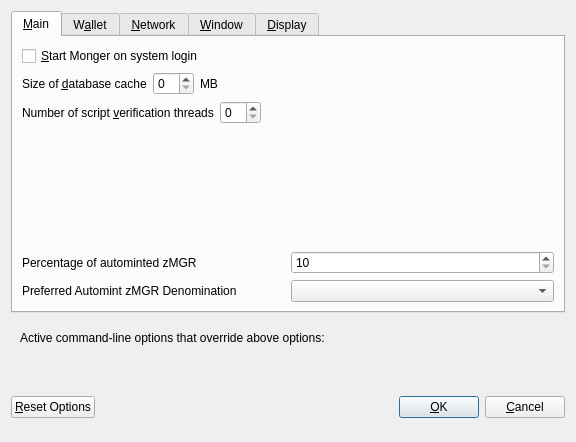
<?xml version="1.0" encoding="UTF-8"?>
<ui version="4.0">
 <class>OptionsDialog</class>
 <widget class="QDialog" name="OptionsDialog">
  <property name="geometry">
   <rect>
    <x>0</x>
    <y>0</y>
    <width>576</width>
    <height>442</height>
   </rect>
  </property>
  <property name="windowTitle">
   <string>Options</string>
  </property>
  <property name="modal">
   <bool>true</bool>
  </property>
  <layout class="QVBoxLayout" name="verticalLayout">
   <item>
    <widget class="QTabWidget" name="tabWidget">
     <property name="currentIndex">
      <number>0</number>
     </property>
     <widget class="QWidget" name="tabMain">
      <attribute name="title">
       <string>&amp;Main</string>
      </attribute>
      <layout class="QVBoxLayout" name="verticalLayout_Main">
       <item>
        <widget class="QCheckBox" name="bitcoinAtStartup">
         <property name="toolTip">
          <string>Automatically start Monger after logging in to the system.</string>
         </property>
         <property name="text">
          <string>&amp;Start Monger on system login</string>
         </property>
        </widget>
       </item>
       <item>
        <layout class="QHBoxLayout" name="horizontalLayout_2_Main">
         <item>
          <widget class="QLabel" name="databaseCacheLabel">
           <property name="text">
            <string>Size of &amp;database cache</string>
           </property>
           <property name="textFormat">
            <enum>Qt::PlainText</enum>
           </property>
           <property name="buddy">
            <cstring>databaseCache</cstring>
           </property>
          </widget>
         </item>
         <item>
          <widget class="QSpinBox" name="databaseCache"/>
         </item>
         <item>
          <widget class="QLabel" name="databaseCacheUnitLabel">
           <property name="text">
            <string>MB</string>
           </property>
           <property name="textFormat">
            <enum>Qt::PlainText</enum>
           </property>
          </widget>
         </item>
         <item>
          <spacer name="horizontalSpacer_2_Main">
           <property name="orientation">
            <enum>Qt::Horizontal</enum>
           </property>
           <property name="sizeHint" stdset="0">
            <size>
             <width>40</width>
             <height>20</height>
            </size>
           </property>
          </spacer>
         </item>
        </layout>
       </item>
       <item>
        <layout class="QHBoxLayout" name="horizontalLayout_3_Main">
         <item>
          <widget class="QLabel" name="threadsScriptVerifLabel">
           <property name="text">
            <string>Number of script &amp;verification threads</string>
           </property>
           <property name="textFormat">
            <enum>Qt::PlainText</enum>
           </property>
           <property name="buddy">
            <cstring>threadsScriptVerif</cstring>
           </property>
          </widget>
         </item>
         <item>
          <widget class="QSpinBox" name="threadsScriptVerif">
           <property name="toolTip">
            <string>(0 = auto, &lt;0 = leave that many cores free)</string>
           </property>
          </widget>
         </item>
         <item>
          <spacer name="horizontalSpacer_3_Main">
           <property name="orientation">
            <enum>Qt::Horizontal</enum>
           </property>
           <property name="sizeHint" stdset="0">
            <size>
             <width>40</width>
             <height>20</height>
            </size>
           </property>
          </spacer>
         </item>
        </layout>
       </item>
       <item>
        <spacer name="verticalSpacer_2">
         <property name="orientation">
          <enum>Qt::Vertical</enum>
         </property>
         <property name="sizeHint" stdset="0">
          <size>
           <width>20</width>
           <height>40</height>
          </size>
         </property>
        </spacer>
       </item>
       <item>
        <layout class="QHBoxLayout" name="horizontalLayout_3">
         <item>
          <widget class="QLabel" name="percentage_label">
           <property name="toolTip">
            <string>Percentage of incoming MGR which get automatically converted to zMGR via Zerocoin Protocol (min: 10%)</string>
           </property>
           <property name="text">
            <string>Percentage of autominted zMGR</string>
           </property>
          </widget>
         </item>
         <item>
          <widget class="QSpinBox" name="zeromintPercentage">
           <property name="minimum">
            <number>10</number>
           </property>
           <property name="maximum">
            <number>100</number>
           </property>
          </widget>
         </item>
        </layout>
       </item>
       <item>
        <layout class="QHBoxLayout" name="horizontalLayout" stretch="0,0">
         <property name="sizeConstraint">
          <enum>QLayout::SetFixedSize</enum>
         </property>
         <item>
          <widget class="QLabel" name="labelPreferredDenom">
           <property name="maximumSize">
            <size>
             <width>16777215</width>
             <height>16777215</height>
            </size>
           </property>
           <property name="toolTip">
            <string>Wait with automatic conversion to Zerocoin until enough MGR for this denomination is available</string>
           </property>
           <property name="text">
            <string>Preferred Automint zMGR Denomination</string>
           </property>
          </widget>
         </item>
         <item>
          <widget class="QComboBox" name="preferredDenom">
           <property name="maximumSize">
            <size>
             <width>16777215</width>
             <height>27</height>
            </size>
           </property>
           <property name="toolTip">
            <string>Wait with automatic conversion to Zerocoin until enough MGR for this denomination is available</string>
           </property>
           <property name="maxVisibleItems">
            <number>9</number>
           </property>
           <property name="maxCount">
            <number>9</number>
           </property>
          </widget>
         </item>
        </layout>
       </item>
      </layout>
     </widget>
     <widget class="QWidget" name="tabWallet">
      <attribute name="title">
       <string>W&amp;allet</string>
      </attribute>
      <layout class="QVBoxLayout" name="verticalLayout_Wallet">
       <item>
        <widget class="QGroupBox" name="groupBox">
         <property name="title">
          <string>Expert</string>
         </property>
         <layout class="QVBoxLayout" name="verticalLayout_2">
          <item>
           <widget class="QCheckBox" name="coinControlFeatures">
            <property name="toolTip">
             <string>Whether to show coin control features or not.</string>
            </property>
            <property name="text">
             <string>Enable coin &amp;control features</string>
            </property>
           </widget>
          </item>
          <item>
           <widget class="QCheckBox" name="showMasternodesTab">
            <property name="toolTip">
             <string>Show additional tab listing all your masternodes in first sub-tab&lt;br/&gt;and all masternodes on the network in second sub-tab.</string>
            </property>
            <property name="text">
             <string>Show Masternodes Tab</string>
            </property>
           </widget>
          </item>
          <item>
           <widget class="QCheckBox" name="spendZeroConfChange">
            <property name="toolTip">
             <string>If you disable the spending of unconfirmed change, the change from a transaction&lt;br/&gt;cannot be used until that transaction has at least one confirmation.&lt;br/&gt;This also affects how your balance is computed.</string>
            </property>
            <property name="text">
             <string>&amp;Spend unconfirmed change</string>
            </property>
           </widget>
          </item>
         </layout>
        </widget>
       </item>
       <item>
        <spacer name="verticalSpacer_Wallet">
         <property name="orientation">
          <enum>Qt::Vertical</enum>
         </property>
         <property name="sizeHint" stdset="0">
          <size>
           <width>20</width>
           <height>40</height>
          </size>
         </property>
        </spacer>
       </item>
      </layout>
     </widget>
     <widget class="QWidget" name="tabNetwork">
      <attribute name="title">
       <string>&amp;Network</string>
      </attribute>
      <layout class="QVBoxLayout" name="verticalLayout_Network">
       <item>
        <widget class="QCheckBox" name="mapPortUpnp">
         <property name="toolTip">
          <string>Automatically open the Monger client port on the router. This only works when your router supports UPnP and it is enabled.</string>
         </property>
         <property name="text">
          <string>Map port using &amp;UPnP</string>
         </property>
        </widget>
       </item>
       <item>
        <widget class="QCheckBox" name="allowIncoming">
         <property name="toolTip">
          <string>Accept connections from outside</string>
         </property>
         <property name="text">
          <string>Allow incoming connections</string>
         </property>
        </widget>
       </item>
       <item>
        <widget class="QCheckBox" name="connectSocks">
         <property name="toolTip">
          <string>Connect to the Monger network through a SOCKS5 proxy.</string>
         </property>
         <property name="text">
          <string>&amp;Connect through SOCKS5 proxy (default proxy):</string>
         </property>
        </widget>
       </item>
       <item>
        <layout class="QHBoxLayout" name="horizontalLayout_1_Network">
         <item>
          <widget class="QLabel" name="proxyIpLabel">
           <property name="text">
            <string>Proxy &amp;IP:</string>
           </property>
           <property name="textFormat">
            <enum>Qt::PlainText</enum>
           </property>
           <property name="buddy">
            <cstring>proxyIp</cstring>
           </property>
          </widget>
         </item>
         <item>
          <widget class="QValidatedLineEdit" name="proxyIp">
           <property name="minimumSize">
            <size>
             <width>140</width>
             <height>0</height>
            </size>
           </property>
           <property name="maximumSize">
            <size>
             <width>140</width>
             <height>16777215</height>
            </size>
           </property>
           <property name="toolTip">
            <string>IP address of the proxy (e.g. IPv4: 127.0.0.1 / IPv6: ::1)</string>
           </property>
          </widget>
         </item>
         <item>
          <widget class="QLabel" name="proxyPortLabel">
           <property name="text">
            <string>&amp;Port:</string>
           </property>
           <property name="textFormat">
            <enum>Qt::PlainText</enum>
           </property>
           <property name="buddy">
            <cstring>proxyPort</cstring>
           </property>
          </widget>
         </item>
         <item>
          <widget class="QLineEdit" name="proxyPort">
           <property name="minimumSize">
            <size>
             <width>55</width>
             <height>0</height>
            </size>
           </property>
           <property name="maximumSize">
            <size>
             <width>55</width>
             <height>16777215</height>
            </size>
           </property>
           <property name="toolTip">
            <string>Port of the proxy (e.g. 9050)</string>
           </property>
          </widget>
         </item>
         <item>
          <spacer name="horizontalSpacer_1_Network">
           <property name="orientation">
            <enum>Qt::Horizontal</enum>
           </property>
           <property name="sizeHint" stdset="0">
            <size>
             <width>40</width>
             <height>20</height>
            </size>
           </property>
          </spacer>
         </item>
        </layout>
       </item>
       <item>
        <spacer name="verticalSpacer_Network">
         <property name="orientation">
          <enum>Qt::Vertical</enum>
         </property>
         <property name="sizeHint" stdset="0">
          <size>
           <width>20</width>
           <height>40</height>
          </size>
         </property>
        </spacer>
       </item>
      </layout>
     </widget>
     <widget class="QWidget" name="tabWindow">
      <attribute name="title">
       <string>&amp;Window</string>
      </attribute>
      <layout class="QVBoxLayout" name="verticalLayout_Window">
       <item>
        <widget class="QCheckBox" name="minimizeToTray">
         <property name="toolTip">
          <string>Show only a tray icon after minimizing the window.</string>
         </property>
         <property name="text">
          <string>&amp;Minimize to the tray instead of the taskbar</string>
         </property>
        </widget>
       </item>
       <item>
        <widget class="QCheckBox" name="minimizeOnClose">
         <property name="toolTip">
          <string>Minimize instead of exit the application when the window is closed. When this option is enabled, the application will be closed only after selecting Quit in the menu.</string>
         </property>
         <property name="text">
          <string>M&amp;inimize on close</string>
         </property>
        </widget>
       </item>
       <item>
        <spacer name="verticalSpacer_Window">
         <property name="orientation">
          <enum>Qt::Vertical</enum>
         </property>
         <property name="sizeHint" stdset="0">
          <size>
           <width>20</width>
           <height>40</height>
          </size>
         </property>
        </spacer>
       </item>
      </layout>
     </widget>
     <widget class="QWidget" name="tabDisplay">
      <attribute name="title">
       <string>&amp;Display</string>
      </attribute>
      <layout class="QVBoxLayout" name="verticalLayout_Display">
       <item>
        <layout class="QHBoxLayout" name="horizontalLayout_1_Display">
         <item>
          <widget class="QLabel" name="langLabel">
           <property name="text">
            <string>User Interface &amp;language:</string>
           </property>
           <property name="textFormat">
            <enum>Qt::PlainText</enum>
           </property>
           <property name="buddy">
            <cstring>lang</cstring>
           </property>
          </widget>
         </item>
         <item>
          <widget class="QValueComboBox" name="lang">
           <property name="toolTip">
            <string>The user interface language can be set here. This setting will take effect after restarting Monger.</string>
           </property>
          </widget>
         </item>
        </layout>
       </item>
       <item>
        <widget class="QLabel" name="label_3">
         <property name="toolTip">
          <string notr="true"/>
         </property>
         <property name="statusTip">
          <string notr="true"/>
         </property>
         <property name="whatsThis">
          <string notr="true"/>
         </property>
         <property name="accessibleName">
          <string notr="true"/>
         </property>
         <property name="text">
          <string>Language missing or translation incomplete? Help contributing translations here:
https://www.transifex.com/Monger-project/Monger-project-translations</string>
         </property>
         <property name="wordWrap">
          <bool>true</bool>
         </property>
         <property name="openExternalLinks">
          <bool>true</bool>
         </property>
         <property name="textInteractionFlags">
          <set>Qt::TextBrowserInteraction</set>
         </property>
        </widget>
       </item>
       <item>
        <layout class="QHBoxLayout" name="horizontalLayout_4_Display" stretch="0,0">
         <item>
          <widget class="QLabel" name="themeLabel">
           <property name="text">
            <string>User Interface Theme:</string>
           </property>
          </widget>
         </item>
         <item>
          <widget class="QValueComboBox" name="theme"/>
         </item>
        </layout>
       </item>
       <item>
        <widget class="Line" name="line">
         <property name="orientation">
          <enum>Qt::Horizontal</enum>
         </property>
        </widget>
       </item>
       <item>
        <layout class="QHBoxLayout" name="horizontalLayout_2_Display">
         <item>
          <widget class="QLabel" name="unitLabel">
           <property name="text">
            <string>&amp;Unit to show amounts in:</string>
           </property>
           <property name="textFormat">
            <enum>Qt::PlainText</enum>
           </property>
           <property name="buddy">
            <cstring>unit</cstring>
           </property>
          </widget>
         </item>
         <item>
          <widget class="QValueComboBox" name="unit">
           <property name="toolTip">
            <string>Choose the default subdivision unit to show in the interface and when sending coins.</string>
           </property>
          </widget>
         </item>
        </layout>
       </item>
       <item>
        <layout class="QHBoxLayout" name="horizontalLayout_5_Display">
         <item>
          <widget class="QLabel" name="digitsLabel">
           <property name="text">
            <string>Decimal digits</string>
           </property>
          </widget>
         </item>
         <item>
          <widget class="QValueComboBox" name="digits"/>
         </item>
        </layout>
       </item>
       <item>
        <layout class="QHBoxLayout" name="horizontalLayout_3_Display">
         <item>
          <widget class="QLabel" name="thirdPartyTxUrlsLabel">
           <property name="toolTip">
            <string>Third party URLs (e.g. a block explorer) that appear in the transactions tab as context menu items. %s in the URL is replaced by transaction hash. Multiple URLs are separated by vertical bar |.</string>
           </property>
           <property name="text">
            <string>Third party transaction URLs</string>
           </property>
           <property name="buddy">
            <cstring>thirdPartyTxUrls</cstring>
           </property>
          </widget>
         </item>
         <item>
          <widget class="QLineEdit" name="thirdPartyTxUrls">
           <property name="toolTip">
            <string>Third party URLs (e.g. a block explorer) that appear in the transactions tab as context menu items. %s in the URL is replaced by transaction hash. Multiple URLs are separated by vertical bar |.</string>
           </property>
          </widget>
         </item>
        </layout>
       </item>
       <item>
        <spacer name="verticalSpacer">
         <property name="orientation">
          <enum>Qt::Vertical</enum>
         </property>
         <property name="sizeHint" stdset="0">
          <size>
           <width>20</width>
           <height>40</height>
          </size>
         </property>
        </spacer>
       </item>
      </layout>
     </widget>
    </widget>
   </item>
   <item>
    <widget class="QFrame" name="frame">
     <layout class="QVBoxLayout" name="verticalLayout_Bottom">
      <item>
       <layout class="QHBoxLayout" name="horizontalLayout_Bottom">
        <item>
         <widget class="QLabel" name="overriddenByCommandLineInfoLabel">
          <property name="text">
           <string>Active command-line options that override above options:</string>
          </property>
          <property name="textFormat">
           <enum>Qt::PlainText</enum>
          </property>
         </widget>
        </item>
        <item>
         <spacer name="horizontalSpacer_Bottom">
          <property name="orientation">
           <enum>Qt::Horizontal</enum>
          </property>
          <property name="sizeHint" stdset="0">
           <size>
            <width>40</width>
            <height>20</height>
           </size>
          </property>
         </spacer>
        </item>
       </layout>
      </item>
      <item>
       <widget class="QLabel" name="overriddenByCommandLineLabel">
        <property name="text">
         <string/>
        </property>
        <property name="textFormat">
         <enum>Qt::PlainText</enum>
        </property>
        <property name="wordWrap">
         <bool>true</bool>
        </property>
       </widget>
      </item>
     </layout>
    </widget>
   </item>
   <item>
    <layout class="QHBoxLayout" name="horizontalLayout_Buttons">
     <item>
      <widget class="QPushButton" name="resetButton">
       <property name="toolTip">
        <string>Reset all client options to default.</string>
       </property>
       <property name="text">
        <string>&amp;Reset Options</string>
       </property>
       <property name="autoDefault">
        <bool>false</bool>
       </property>
      </widget>
     </item>
     <item>
      <spacer name="horizontalSpacer_1">
       <property name="orientation">
        <enum>Qt::Horizontal</enum>
       </property>
       <property name="sizeHint" stdset="0">
        <size>
         <width>40</width>
         <height>48</height>
        </size>
       </property>
      </spacer>
     </item>
     <item>
      <widget class="QLabel" name="statusLabel">
       <property name="minimumSize">
        <size>
         <width>200</width>
         <height>0</height>
        </size>
       </property>
       <property name="font">
        <font>
         <weight>75</weight>
         <bold>true</bold>
        </font>
       </property>
       <property name="text">
        <string/>
       </property>
       <property name="textFormat">
        <enum>Qt::PlainText</enum>
       </property>
       <property name="wordWrap">
        <bool>true</bool>
       </property>
      </widget>
     </item>
     <item>
      <spacer name="horizontalSpacer_2">
       <property name="orientation">
        <enum>Qt::Horizontal</enum>
       </property>
       <property name="sizeHint" stdset="0">
        <size>
         <width>40</width>
         <height>48</height>
        </size>
       </property>
      </spacer>
     </item>
     <item>
      <widget class="QPushButton" name="okButton">
       <property name="text">
        <string>&amp;OK</string>
       </property>
       <property name="autoDefault">
        <bool>false</bool>
       </property>
       <property name="default">
        <bool>true</bool>
       </property>
      </widget>
     </item>
     <item>
      <widget class="QPushButton" name="cancelButton">
       <property name="text">
        <string>&amp;Cancel</string>
       </property>
       <property name="autoDefault">
        <bool>false</bool>
       </property>
      </widget>
     </item>
    </layout>
   </item>
  </layout>
 </widget>
 <customwidgets>
  <customwidget>
   <class>QValidatedLineEdit</class>
   <extends>QLineEdit</extends>
   <header>qvalidatedlineedit.h</header>
  </customwidget>
  <customwidget>
   <class>QValueComboBox</class>
   <extends>QComboBox</extends>
   <header>qvaluecombobox.h</header>
  </customwidget>
 </customwidgets>
 <resources/>
 <connections/>
</ui>
